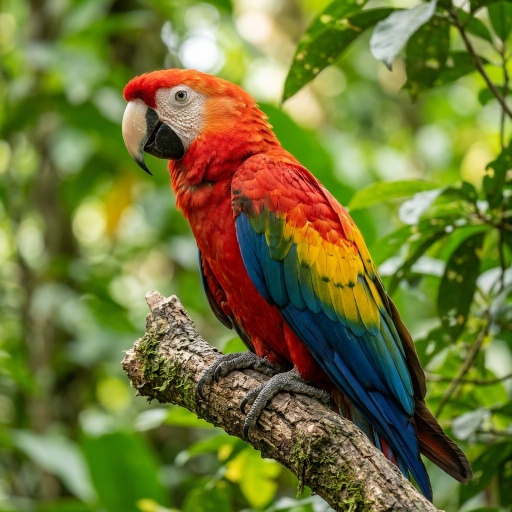
#> input picture DIP/image.jpg, 512 x 512 px
$ python spatial_intensity_resolution.py
#> lines starting #> are read from the running program, lines starting #| are printed output that depends on the picture; after the words box and inside, x2 and y2 are one past the last pixel; in counts of white or black regions, pixels touching at a corner belong together
# Question 3: Spatial and Intensity Resolution
import cv2
import matplotlib.pyplot as plt

img = cv2.imread('image.jpg', 0)
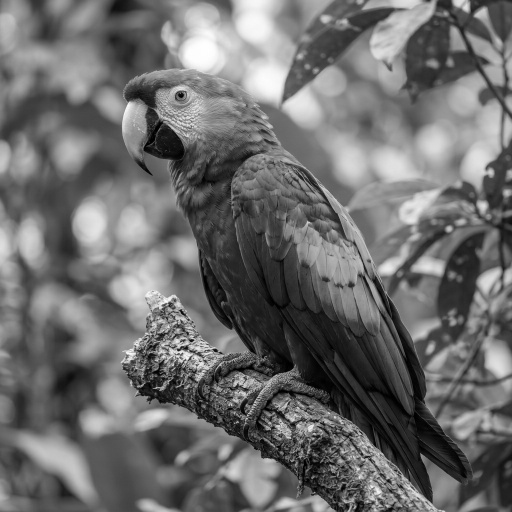
#> img: shape (512, 512); min 0, max 255, mean 109.1
low_spatial = cv2.resize(cv2.resize(img, (64, 64)), (img.shape[1], img.shape[0]), interpolation=cv2.INTER_NEAREST)
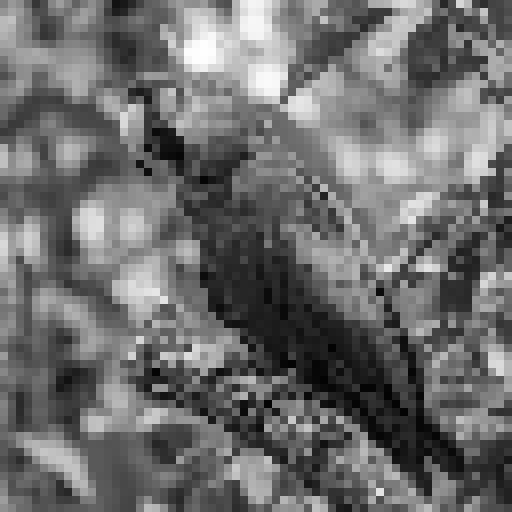
#> low_spatial: shape (512, 512); min 3, max 254, mean 109.5
low_intensity = (img // 128) * 128
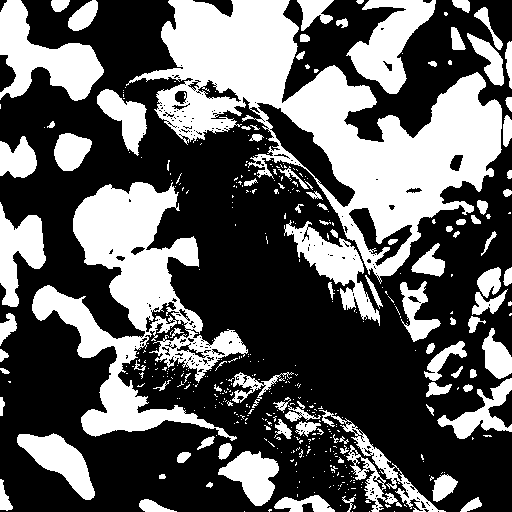
#> low_intensity: shape (512, 512); values 0 (black) and 128 (white), 36.9% white; 448 white regions (351 under 20 px), largest, box (x1, y1, x2, y2) and area: (126, 0, 502, 284) 35975, (32, 182, 248, 441) 19171, (0, 0, 104, 101) 5010

plt.subplot(1, 3, 1), plt.imshow(img, cmap='gray'), plt.title('Original (8-bit)'), plt.axis('off')
plt.subplot(1, 3, 2), plt.imshow(low_spatial, cmap='gray'), plt.title('Low Spatial (64x64)'), plt.axis('off')
plt.subplot(1, 3, 3), plt.imshow(low_intensity, cmap='gray'), plt.title('Low Intensity (1-bit)'), plt.axis('off')
plt.show()
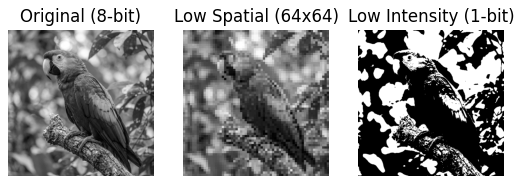
#> figure drawn by matplotlib, 3 panels

# Output: Compares spatial resolution reduction with intensity resolution reduction

$ run again, with DIP/reference.jpg copied over DIP/image.jpg
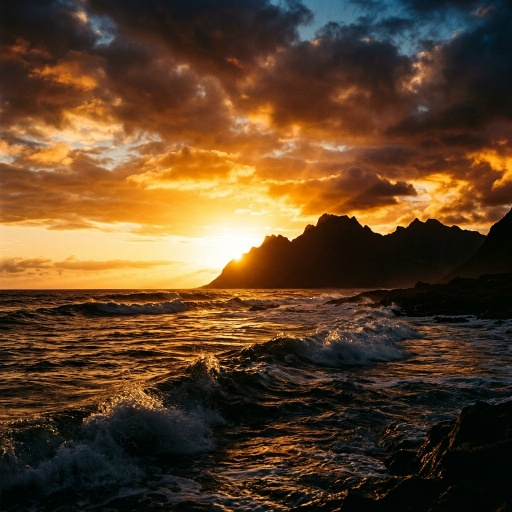
#> input picture DIP/reference.jpg, 512 x 512 px
#> `low_intensity = (img // 128) * 128`:
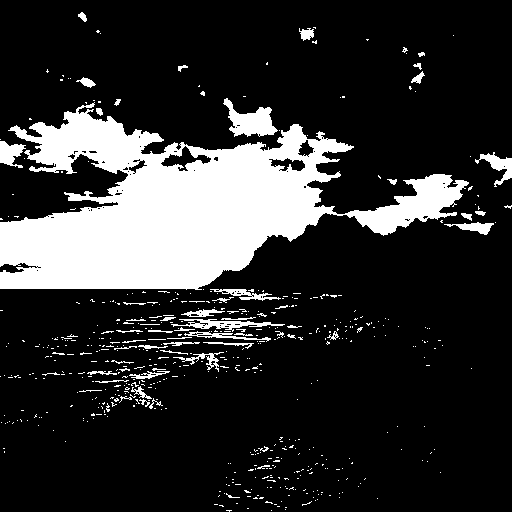
#> low_intensity: shape (512, 512); values 0 (black) and 128 (white), 18.7% white; 555 white regions (495 under 20 px), largest, box (x1, y1, x2, y2) and area: (0, 102, 469, 290) 41415, (223, 98, 278, 137) 1075, (171, 319, 285, 332) 539
#> `plt.show()`:
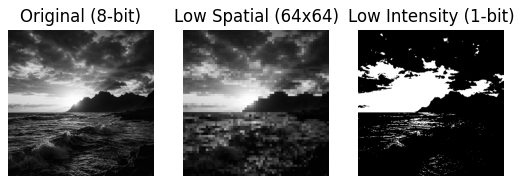
#> figure drawn by matplotlib, 3 panels
